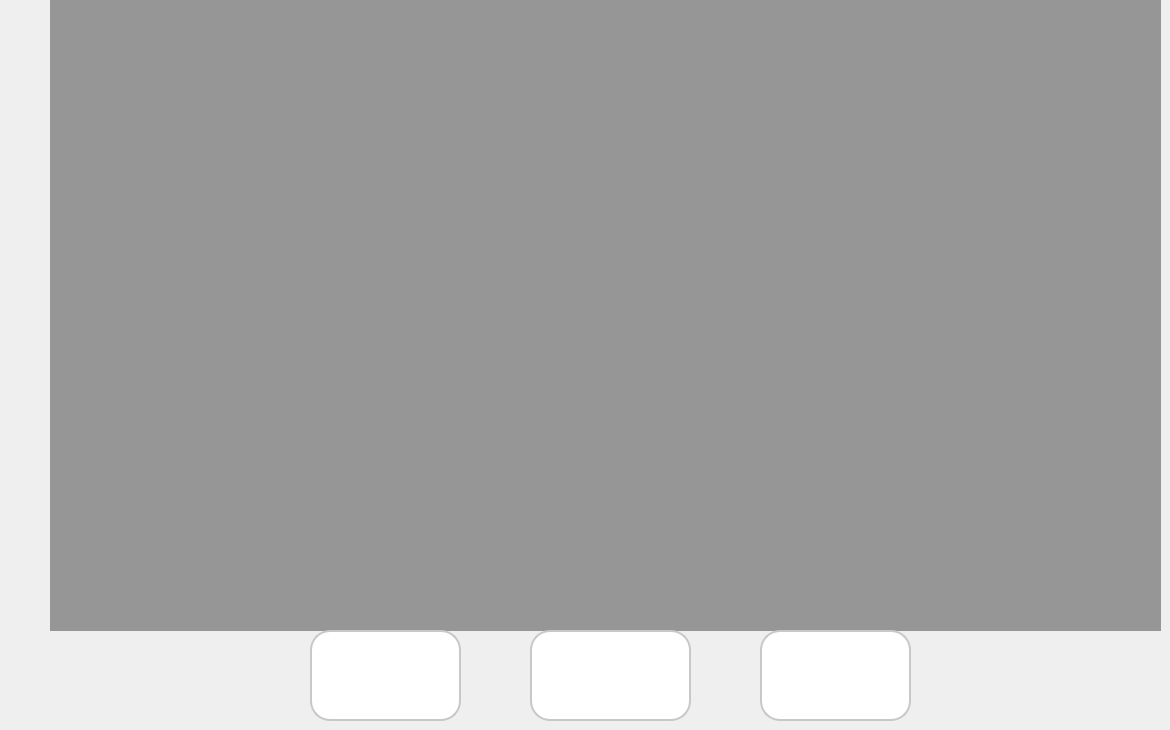
      <widget class="QWidget" name="new_user">
       <widget class="QLabel" name="register_screen">
        <property name="enabled">
         <bool>true</bool>
        </property>
        <property name="geometry">
         <rect>
          <x>50</x>
          <y>0</y>
          <width>1111</width>
          <height>631</height>
         </rect>
        </property>
        <property name="styleSheet">
         <string notr="true">
background-color: rgb(150, 150, 150);</string>
        </property>
        <property name="text">
         <string/>
        </property>
        <property name="alignment">
         <set>Qt::AlignCenter</set>
        </property>
       </widget>
       <widget class="QLabel" name="face_left">
        <property name="geometry">
         <rect>
          <x>310</x>
          <y>630</y>
          <width>151</width>
          <height>91</height>
         </rect>
        </property>
        <property name="styleSheet">
         <string notr="true">background-color: rgb(255, 255, 255);
border: 2px solid rgb(200, 200, 200);
border-radius: 20px;	</string>
        </property>
        <property name="text">
         <string/>
        </property>
        <property name="pixmap">
         <pixmap>../images/face_left.png</pixmap>
        </property>
        <property name="scaledContents">
         <bool>true</bool>
        </property>
       </widget>
       <widget class="QLabel" name="face_right">
        <property name="geometry">
         <rect>
          <x>760</x>
          <y>630</y>
          <width>151</width>
          <height>91</height>
         </rect>
        </property>
        <property name="styleSheet">
         <string notr="true">background-color: rgb(255, 255, 255);
border: 2px solid rgb(200, 200, 200);
border-radius: 20px;	</string>
        </property>
        <property name="text">
         <string/>
        </property>
        <property name="pixmap">
         <pixmap>../images/face_right.png</pixmap>
        </property>
        <property name="scaledContents">
         <bool>true</bool>
        </property>
       </widget>
       <widget class="QLabel" name="face_front">
        <property name="geometry">
         <rect>
          <x>530</x>
          <y>630</y>
          <width>161</width>
          <height>91</height>
         </rect>
        </property>
        <property name="styleSheet">
         <string notr="true">background-color: rgb(255, 255, 255);
border: 2px solid rgb(200, 200, 200);
border-radius: 20px;	</string>
        </property>
        <property name="text">
         <string/>
        </property>
        <property name="pixmap">
         <pixmap>../images/face_front.png</pixmap>
        </property>
        <property name="scaledContents">
         <bool>true</bool>
        </property>
       </widget>
      </widget>
